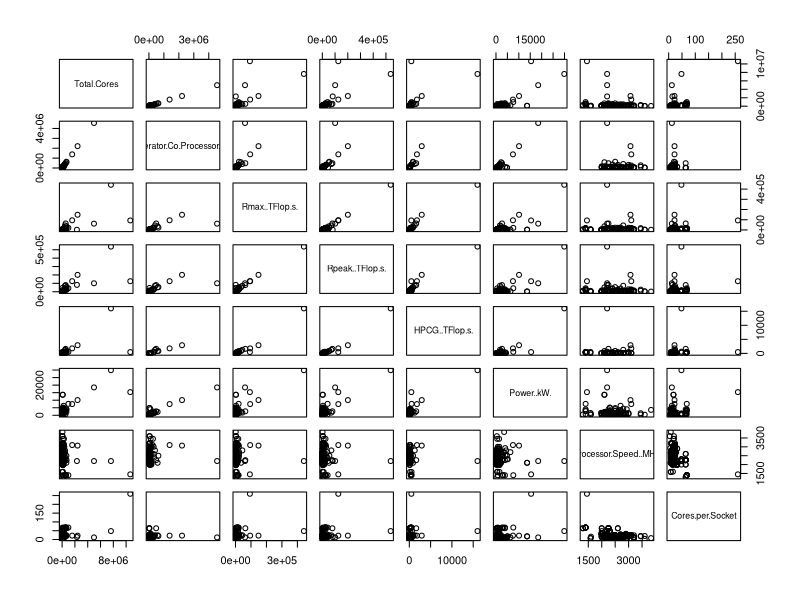
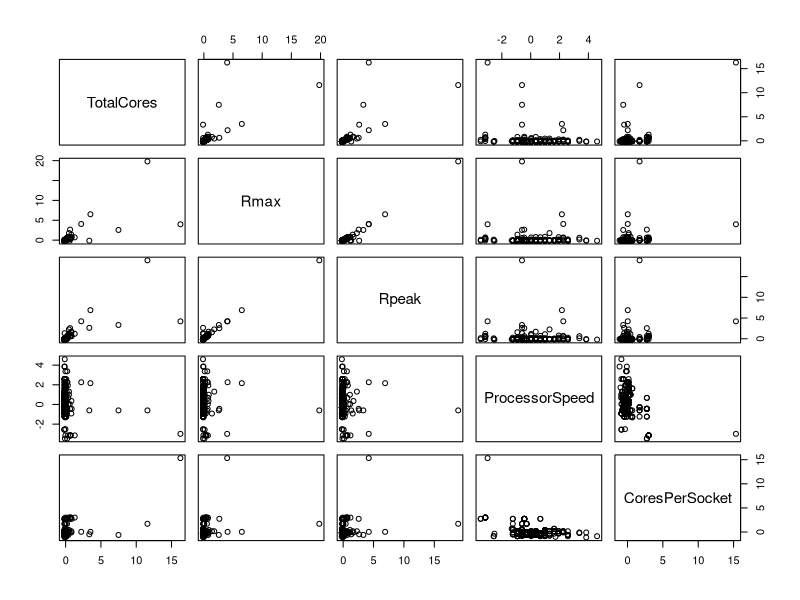
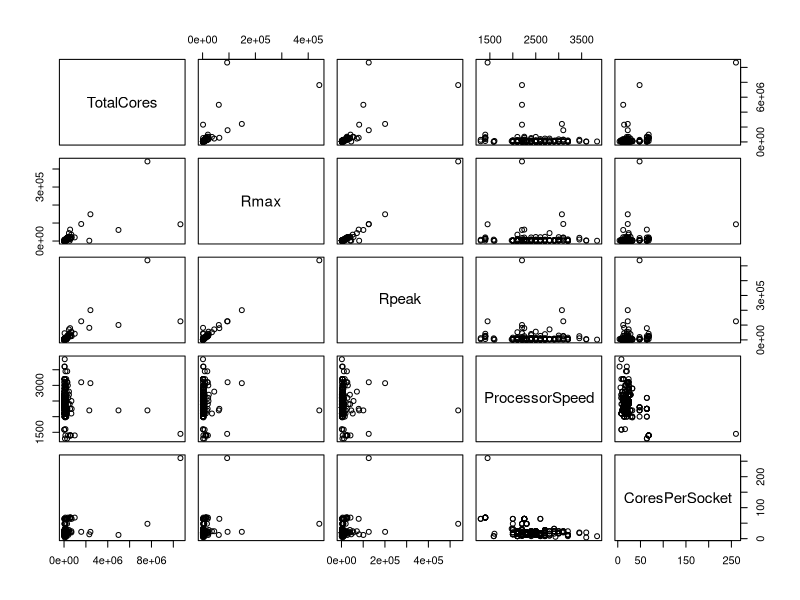
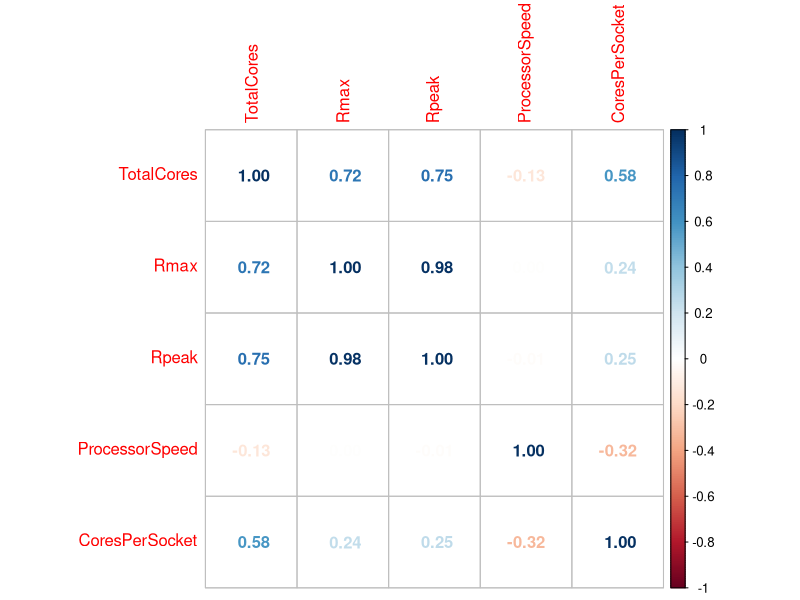
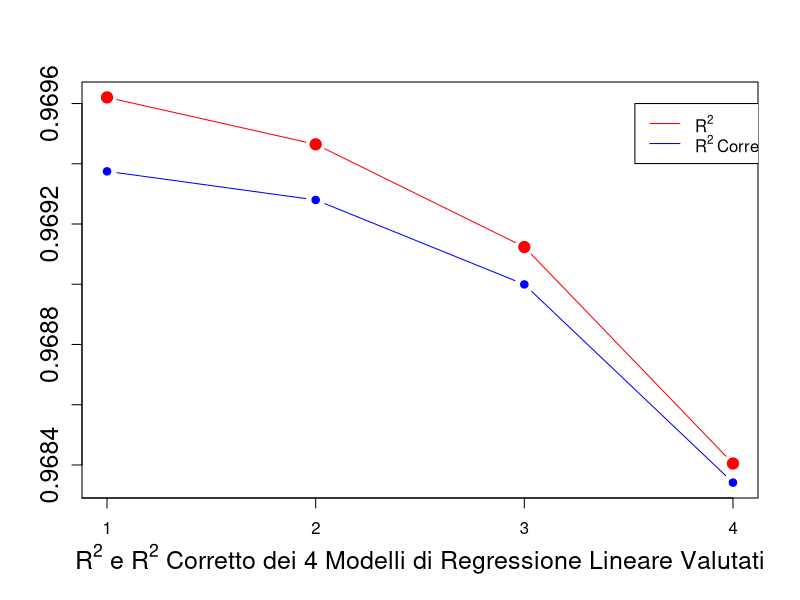
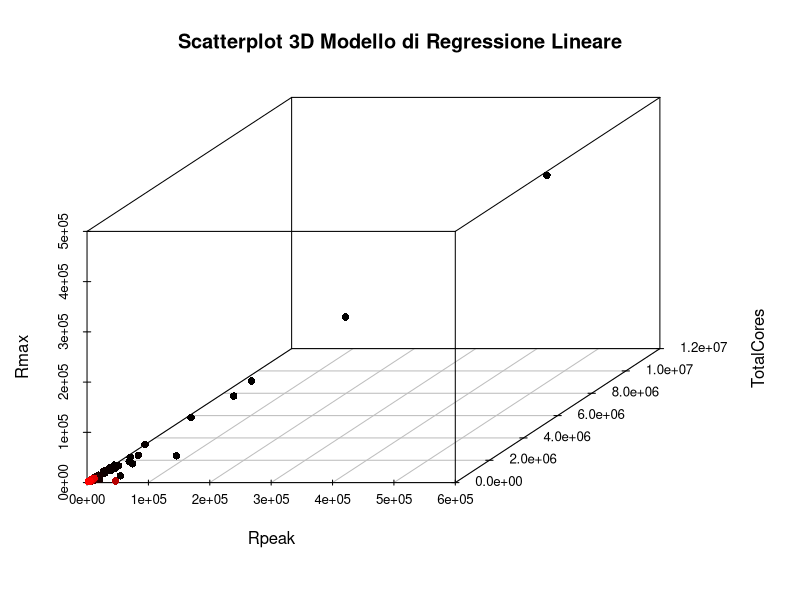
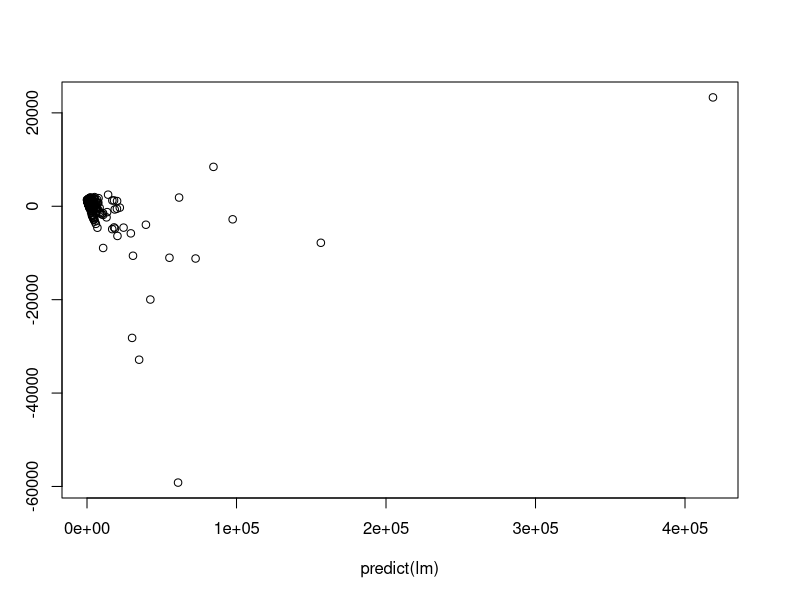
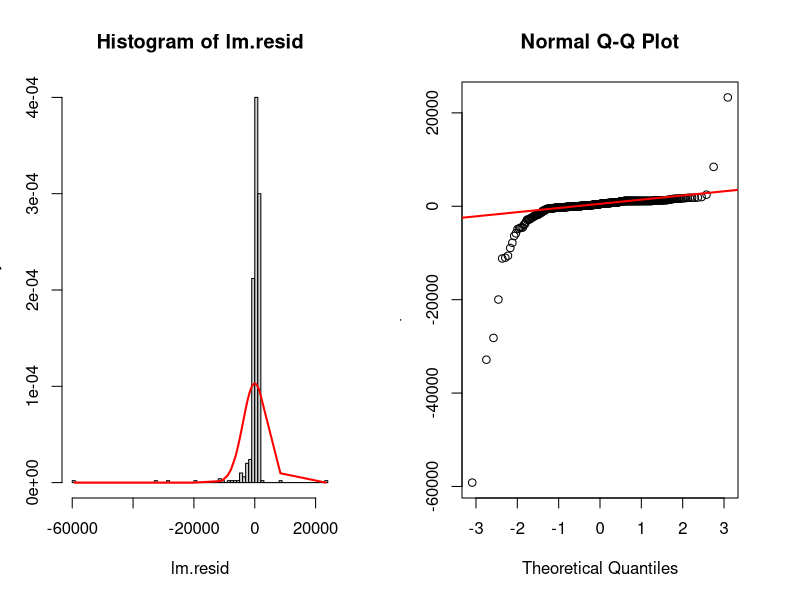

R code for these plots, in order:
# pulizia RStudio
cat("\014")
rm(list = ls())

# importazione librerie da utilizzare
library(corrplot)
library(scatterplot3d)

################################################################################
####################    IMPORTAZIONE E PULIZIA DEI DATI    #####################
################################################################################

# caricamento dei dati dal file csv
data = read.csv('tabella.csv', header = TRUE, sep = ";")

# rimozione colonne non utilizzate
data$Rank <- NULL
data$Previous.Rank <- NULL
data$First.Appearance <- NULL
data$First.Rank <- NULL
data$Name <- NULL
data$Computer <- NULL
data$Site <- NULL
data$Manufacturer <- NULL
data$Country <- NULL
data$Year <- NULL
data$Segment <- NULL
data$Nmax <- NULL
data$Nhalf <- NULL
data$Power.Source <- NULL
data$Power.Efficiency..GFlops.Watts. <- NULL
data$Architecture <- NULL
data$Processor <- NULL
data$Processor.Technology <- NULL
data$Operating.System <- NULL
data$OS.Family <- NULL
data$Accelerator.Co.Processor <- NULL
data$Processor.Generation <- NULL
data$System.Model <- NULL
data$System.Family <- NULL
data$Interconnect.Family <- NULL
data$Interconnect <- NULL
data$Continent <- NULL
data$Site.ID <- NULL
data$System.ID <- NULL

# stampa sommario struttura iniziale: prime osservazioni
summary(data)
str(data)
plot(data)

# controllo delle colonne per valori mancanti
sum(is.na(data$Total.Cores))
sum(is.na(data$Accelerator.Co.Processor.Cores))
sum(is.na(data$Rmax..TFlop.s.))
sum(is.na(data$Rpeak..TFlop.s.))
sum(is.na(data$HPCG..TFlop.s.))
sum(is.na(data$Power..kW.))
sum(is.na(data$Processor.Speed..MHz.))
sum(is.na(data$Cores.per.Socket))

# notiamo che ci sono un numero non indifferente di NA in alcune colonne,
# eliminiamo tali colonne
data$Accelerator.Co.Processor.Cores <- NULL
data$HPCG..TFlop.s. <- NULL
data$Power..kW. <- NULL

# assegniamo nomi più leggibili alle colonne della tabella
colnames(data) <- c("TotalCores", "Rmax", "Rpeak", "ProcessorSpeed", "CoresPerSocket")

# standardizzazione tabella
st_data = data.frame(scale(data))

# visualizzazione tabella standardizzata
# la standardizzazione non varia il grafico di dispersione
# e non è stata quindi considerata nel seguito dell'analisi
plot(st_data)

# nuova stampa dei dati prima di iniziare l'analisi
summary(data)
str(data)
head(data)
plot(data)
corrplot(cor(data), method = "number")

################################################################################
####################          REGRESSIONE LINEARE           ####################
################################################################################

# costruzione modello di regressione lineare
r = matrix(ncol = 2, nrow = 4)

lm.1<-lm(Rmax~Rpeak+TotalCores+CoresPerSocket+ProcessorSpeed, data = data)
summary(lm.1)
r[1,]= c(summary(lm.1)$r.squared, summary(lm.1)$adj.r.squared)

lm.2<-lm(Rmax~Rpeak+TotalCores+CoresPerSocket, data = data)
summary(lm.2)
r[2,]= c(summary(lm.2)$r.squared, summary(lm.2)$adj.r.squared)

lm.3<-lm(Rmax~Rpeak+TotalCores, data = data)
summary(lm.3)
r[3,]= c(summary(lm.3)$r.squared, summary(lm.3)$adj.r.squared)

lm.4<-lm(Rmax~Rpeak, data = data)
summary(lm.4)
r[4,]= c(summary(lm.4)$r.squared, summary(lm.4)$adj.r.squared)

#################################################################################################
#################    MANCA DA FARE L'ANALISI DI UN EVENTUALE ALLINEAMENTO      ##################
#################################################################################################
lm.5<-lm(Rmax~TotalCores, data = data)
summary(lm.5)

# traccio il grafico di comparazione degli R^2 e R^2 corretti
ymin = min(r)
ymax = max(r)
r_squared <- expression(R^2)
r_squared_adj <- expression(R^2 ~ Corretto)
xl <- expression(R^2 ~ e ~ R^2 ~ Corretto ~ dei ~ 4 ~ Modelli ~ di ~ Regressione ~ Lineare ~ Valutati)
plot(r[,1], pch = 19, type = "b", col = "red", xaxt="n", ylab = "", ylim = c(ymin,ymax), xlab = xl, cex = 1.5, cex.axis = 1.5, cex.lab = 1.5)
axis(1 , at = 0:4, labels = 0:4)
lines(r[,2], pch = 19, type = "b", col = "blue")
legend(3.53, 0.9696, legend=c(r_squared, r_squared_adj), col=c("red", "blue"), lty=1:1)

# modello di regressione lineare scelto
lm = lm.3
summary(lm)

# scatterplot 3d del modello di regressione lineare
s3d<-scatterplot3d(data$Rpeak, data$TotalCores , data$Rmax , main="Scatterplot 3D Modello di Regressione Lineare", pch=16, highlight.3d=TRUE, type="p", grid = T, xlab = "Rpeak", ylab = "TotalCores", zlab = "Rmax")
s3d$plane3d(lm, draw_lines = F, draw_polygon = F)

# analisi dei residui del modello di regressione lineare
lm.resid = residuals(lm)
plot(predict(lm), lm.resid)
par(mfrow=c(1, 2))
hist(lm.resid, 100, freq = FALSE)
lines(sort(lm.resid), dnorm(sort(lm.resid), mean(lm.resid), sd(lm.resid)), col="red", lwd=2)
qqnorm(lm.resid)
qqline(lm.resid, col="red", lwd=2)
skewness = mean(((lm.resid - mean(lm.resid)) / sd(lm.resid))^3)
skewness
kurtosi = mean(((lm.resid - mean(lm.resid)) / sd(lm.resid))^4) - 3
kurtosi
shapiro.test(lm.resid)

# approfondimento analisi dei residui: calcolo della correlazione tra i
# fattori di ingresso e tra i fattori di ingresso e i residui
cor(data$Rpeak, data$TotalCores)
cor(data$Rpeak, lm.resid)
cor(data$TotalCores, lm.resid)

# approfondimento analisi dei residui: valutazione modello di regressione
# lineare con tutti i fattori per assicurarmi che non ci sia qualche predittore
# che spiega quella parte di struttura che ho nei residui
lm.1.resid = residuals(lm.1)
shapiro.test(lm.1.resid)

# approfondimento analisi dei residui: valutazione modello di regressione
# lineare semplice
lm.4.resid = residuals(lm.4)
shapiro.test(lm.4.resid)

# approfondimento analisi dei residui: rimozione residui relativi agli outliers
boxplot(lm.resid, main="Boxplot residui iniziali", col=(c("gold","darkgreen")), outcol="red")
Residuals_outliers <- boxplot(lm.resid, plot=FALSE)$out
Residuals_outliers <- rev(sort(Residuals_outliers))
Residuals_outliers
lm.resid<-lm.resid[-which(lm.resid %in% Residuals_outliers[1:length(Residuals_outliers)])]

# plot residui: non ho usato predict(lm) dato che avendo eliminato alcuni dei
# residui ora ho dimensioni differenti
plot(lm.resid)

# visualizziamo nuovamente i grafici relativi ai residui per vedere se la loro
# distribuzione sia migliorata o meno
par(mfrow=c(1, 2))
hist(lm.resid, 100, freq = FALSE)
lines(sort(lm.resid), dnorm(sort(lm.resid), mean(lm.resid), sd(lm.resid)), col="red", lwd=2)
qqnorm(lm.resid)
qqline(lm.resid, col="red", lwd=2)
skewness = mean(((lm.resid - mean(lm.resid)) / sd(lm.resid))^3)
skewness
kurtosi = mean(((lm.resid - mean(lm.resid)) / sd(lm.resid))^4) - 3
kurtosi
shapiro.test(lm.resid)

# approfondimento analisi dei residui: rimozione dei residui che causano la
# deviazione dal un modello Gaussiano
lm.resid.ord = sort(lm.resid)
lm.resid<-lm.resid[-which(lm.resid %in% lm.resid.ord[1:10])]
lm.resid<-lm.resid[-which(lm.resid %in% lm.resid.ord[360])]
lm.resid<-lm.resid[-which(lm.resid %in% lm.resid.ord[length(lm.resid.ord)])]
boxplot(lm.resid, main="Boxplot residui dopo la rimozione degli outliers", col=(c("gold","darkgreen")), outcol="red")

# plot residui: non ho usato predict(lm) dato che avendo eliminato alcuni dei
# residui ora ho dimensioni differenti
plot(lm.resid)

# visualizziamo nuovamente i grafici relativi ai residui per vedere se la loro
# distribuzione sia migliorata o meno
par(mfrow=c(1, 2))
hist(lm.resid, 100, freq = FALSE)
lines(sort(lm.resid), dnorm(sort(lm.resid), mean(lm.resid), sd(lm.resid)), col="red", lwd=2)
lines(density(lm.resid), col="blue", lwd=2)
qqnorm(lm.resid)
qqline(lm.resid, col="red", lwd=2)
skewness = mean(((lm.resid - mean(lm.resid)) / sd(lm.resid))^3)
skewness
kurtosi = mean(((lm.resid - mean(lm.resid)) / sd(lm.resid))^4) - 3
kurtosi
shapiro.test(lm.resid)

# modello lineare definitivo
linearModel = lm

################################################################################
####################        REGRESSIONE ESPONENZIALE        ####################
################################################################################

# costruzione modello di regressione esponenziale
r = matrix(ncol = 2, nrow = 4)

lm.1<-lm(log(Rmax)~log(Rpeak)+log(TotalCores)+log(CoresPerSocket)+log(ProcessorSpeed), data = data)
summary(lm.1)
r[1,]= c(summary(lm.1)$r.squared, summary(lm.1)$adj.r.squared)

lm.2<-lm(log(Rmax)~log(Rpeak)+log(TotalCores)+log(CoresPerSocket), data = data)
summary(lm.2)
r[2,]= c(summary(lm.2)$r.squared, summary(lm.2)$adj.r.squared)

lm.3<-lm(log(Rmax)~log(Rpeak)+log(TotalCores), data = data)
summary(lm.3)
r[3,]= c(summary(lm.3)$r.squared, summary(lm.3)$adj.r.squared)

lm.4<-lm(log(Rmax)~log(Rpeak), data = data)
summary(lm.4)
r[4,]= c(summary(lm.4)$r.squared, summary(lm.4)$adj.r.squared)

# traccio il grafico di comparazione degli R^2 e R^2 corretti
par(mfrow=c(1, 1))
ymin = min(r)
ymax = max(r)
r_squared <- expression(R^2)
r_squared_adj <- expression(R^2 ~ Corretto)
xl <- expression(R^2 ~ e ~ R^2 ~ Corretto ~ dei ~ 4 ~ Modelli ~ di ~ Regressione ~ Esponenziale ~ Valutati)
plot(r[,1], pch = 19, type = "b", col = "red", xaxt="n", ylab = "", ylim = c(ymin,ymax), xlab = xl, cex = 1.5, cex.axis = 1.5, cex.lab = 1.5)
axis(1 , at = 0:4, labels = 0:4)
lines(r[,2], pch = 19, type = "b", col = "blue")
legend(3.53, 0.8496, legend=c(r_squared, r_squared_adj), col=c("red", "blue"), lty=1:1)

# modello di regressione esponenziale scelto
lm = lm.3
summary(lm)

# scatterplot 3d del modello di regressione esponenziale
s3d<-scatterplot3d(log(data$Rpeak), log(data$TotalCores), log(data$Rmax) , main="Scatterplot 3D Modello di Regressione Esponenziale", pch=16, highlight.3d=TRUE, type="p", grid = T, xlab = "log(Rpeak)", ylab = "log(TotalCores)", zlab = "log(Rmax)")
s3d$plane3d(lm, draw_lines = F, draw_polygon = F)

# analisi dei residui del modello di regressione esponenziale
lm.resid = residuals(lm)
plot(predict(lm), lm.resid)
par(mfrow=c(1, 2))
hist(lm.resid, 100, freq = FALSE)
lines(sort(lm.resid), dnorm(sort(lm.resid), mean(lm.resid), sd(lm.resid)), col="red", lwd=2)
qqnorm(lm.resid)
qqline(lm.resid, col="red", lwd=2)
skewness = mean(((lm.resid - mean(lm.resid)) / sd(lm.resid))^3)
skewness
kurtosi = mean(((lm.resid - mean(lm.resid)) / sd(lm.resid))^4) - 3
kurtosi
shapiro.test(lm.resid)

# approfondimento analisi dei residui: calcolo della correlazione tra i
# fattori di ingresso e tra i fattori di ingresso e i residui
cor(data$Rpeak, data$TotalCores)
cor(data$Rpeak, lm.resid)
cor(data$TotalCores, lm.resid)

# approfondimento analisi dei residui: valutazione modello di regressione
# lineare con tutti i fattori per assicurarmi che non ci sia qualche predittore
# che spiega quella parte di struttura che ho nei residui
lm.1.resid = residuals(lm.1)
shapiro.test(lm.1.resid)

# approfondimento analisi dei residui: valutazione modello di regressione
# lineare semplice
lm.4.resid = residuals(lm.4)
shapiro.test(lm.4.resid)

# approfondimento analisi dei residui: rimozione residui relativi agli outliers
boxplot(lm.resid, main="Boxplot residui iniziali", col=(c("gold","darkgreen")), outcol="red")
Residuals_outliers <- boxplot(lm.resid, plot=FALSE)$out
Residuals_outliers <- rev(sort(Residuals_outliers))
Residuals_outliers
lm.resid<-lm.resid[-which(lm.resid %in% Residuals_outliers[1:length(Residuals_outliers)])]

# plot residui: non ho usato predict(lm) dato che avendo eliminato alcuni dei
# residui ora ho dimensioni differenti
plot(lm.resid)

# visualizziamo nuovamente i grafici relativi ai residui per vedere se la loro
# distribuzione sia migliorata o meno
par(mfrow=c(1, 2))
hist(lm.resid, 100, freq = FALSE)
lines(sort(lm.resid), dnorm(sort(lm.resid), mean(lm.resid), sd(lm.resid)), col="red", lwd=2)
qqnorm(lm.resid)
qqline(lm.resid, col="red", lwd=2)
skewness = mean(((lm.resid - mean(lm.resid)) / sd(lm.resid))^3)
skewness
kurtosi = mean(((lm.resid - mean(lm.resid)) / sd(lm.resid))^4) - 3
kurtosi
shapiro.test(lm.resid)

# approfondimento analisi dei residui: rimozione dei residui che causano la
# deviazione dal un modello Gaussiano
lm.resid.ord = sort(lm.resid)
lm.resid<-lm.resid[-which(lm.resid %in% lm.resid.ord[1:11])]
lm.resid<-lm.resid[-which(lm.resid %in% lm.resid.ord[279:279])]
boxplot(lm.resid, main="Boxplot residui dopo la rimozione degli outliers", col=(c("gold","darkgreen")), outcol="red")

# plot residui: non ho usato predict(lm) dato che avendo eliminato alcuni dei
# residui ora ho dimensioni differenti
plot(lm.resid)

# visualizziamo nuovamente i grafici relativi ai residui per vedere se la loro
# distribuzione sia migliorata o meno
par(mfrow=c(1, 2))
hist(lm.resid, 100, freq = FALSE)
lines(sort(lm.resid), dnorm(sort(lm.resid), mean(lm.resid), sd(lm.resid)), col="red", lwd=2)
lines(density(lm.resid), col="blue", lwd=2)
qqnorm(lm.resid)
qqline(lm.resid, col="red", lwd=2)
skewness = mean(((lm.resid - mean(lm.resid)) / sd(lm.resid))^3)
skewness
kurtosi = mean(((lm.resid - mean(lm.resid)) / sd(lm.resid))^4) - 3
kurtosi
shapiro.test(lm.resid)

# modello esponenziale definitivo
exponentialModel = lm

# comparazione scatterplot 3d dei due modelli ottenuti
par(mfrow=c(1, 2))
# scatterplot 3d del modello di regressione lineare
s3d<-scatterplot3d(data$Rpeak, data$TotalCores , data$Rmax , main="Regressione Lineare", pch=16, highlight.3d=TRUE, type="p", grid = T, xlab = "Rpeak", ylab = "TotalCores", zlab = "Rmax")
s3d$plane3d(linearModel, draw_lines = F, draw_polygon = F)
# scatterplot 3d del modello di regressione esponenziale
s3d<-scatterplot3d(log(data$Rpeak), log(data$TotalCores), log(data$Rmax) , main="Regressione Esponenziale", pch=16, highlight.3d=TRUE, type="p", grid = T, xlab = "log(Rpeak)", ylab = "log(TotalCores)", zlab = "log(Rmax)")
s3d$plane3d(exponentialModel, draw_lines = F, draw_polygon = F)

################################################################################
####################               PREDIZIONE               ####################
################################################################################

# dati in scala logaritmica
ldata = log(data)

# creazione sottoinsiemi di training e di test
testset = sort(sample(500,50))
data_train = data[-testset,]
data_test = data[testset,]
ldata_train = ldata[-testset,]
ldata_test = ldata[testset,]

# costruzione modelli lineare e modello esponenziale
data_train.lm = lm(Rmax~Rpeak+TotalCores, data=data_train)
ldata_train.lm = lm(Rmax~Rpeak+TotalCores, data=ldata_train)
summary(data_train.lm)$r.squared
summary(ldata_train.lm)$r.squared

# calcoliamo l’errore per i due modelli.
data_train.lm.p = predict(data_train.lm, data_test)
ldata_train.lm.p = predict(ldata_train.lm, ldata_test)
sqrt(mean((data_train.lm.p - data_train$Rmax)^2))
sqrt(mean((exp(ldata_train.lm.p) - ldata_train$Rmax)^2))

par(mfrow=c(1, 1))
gmin = min(data_train.lm.p, exp(ldata_train.lm.p), data_test$Rmax)
gmax = max(data_train.lm.p, exp(ldata_train.lm.p), ldata_test$Rmax)
plot(data_test$Rmax, pch = 20, ylim = c(gmin, gmax))
points(data_train.lm.p, col = "blue", pch = 20)
points(exp(ldata_train.lm.p), col = "red", pch = 20) 
legend("topright",inset=0.02, c("dati","modello lineare",
                              "modello logaritmico"),col=c("black","blue","red"),
       pch=c(19,19), bg="gray", cex=.8)


################################################################################
n = 100
err_lin = rep(0,n)
err_log = rep(0,n)
for(i in 1:n){
  # creazione sottoinsiemi di training e di test
  testset = sort(sample(500,50))
  data_train = data[-testset,]
  data_test = data[testset,]
  ldata_train = ldata[-testset,]
  ldata_test = ldata[testset,]
  
  # costruzione modelli lineare e modello esponenziale
  data_train.lm = lm(Rmax~Rpeak+TotalCores, data=data_train)
  ldata_train.lm = lm(Rmax~Rpeak+TotalCores, data=ldata_train)
  
  # calcoliamo l’errore per i due modelli.
  data_train.lm.p = predict(data_train.lm, data_test)
  ldata_train.lm.p = predict(ldata_train.lm, ldata_test)
  
  err_lin[i] = sqrt(mean((data_train.lm.p - data_train$Rmax)^2))
  err_log[i] = sqrt(mean((exp(ldata_train.lm.p) - ldata_train$Rmax)^2))
}

# stampa media errori
mean(err_lin)
mean(err_log)

# stampa deviazione standard errori
sd(err_lin)
sd(err_log)

# rappresentazione grafica
gmin = min(err_lin, err_log)
gmax = max(err_lin, err_log)

plot(err_lin, type="b", pch=20, col="blue", ylim=c(gmin,gmax))
points(err_log, type="b", pch=20, col="red")
